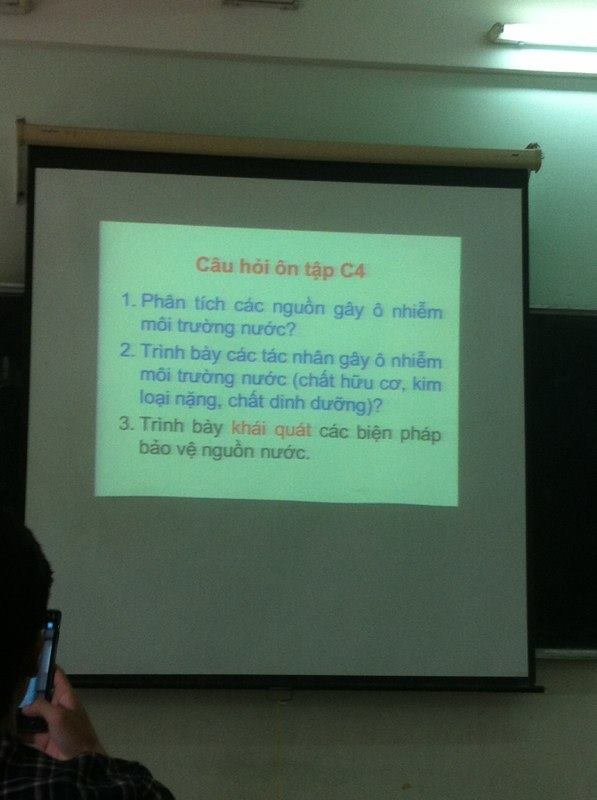
#> input picture images/18554788_955773117898284_84377792_n.jpg, 597 x 800 px
$ python -i scanFixed.py   (imports and definitions only)
#> lines starting #> are read from the running program, lines starting #| are printed output that depends on the picture; after the words box and inside, x2 and y2 are one past the last pixel; in counts of white or black regions, pixels touching at a corner belong together
#> further down, picture is the input picture: shape (800, 597, 3); mean B, G, R 83.5, 101, 76.7
#  https://www.pyimagesearch.com/2014/09/01/build-kick-ass-mobile-document-scanner-just-5-minutes/
# USAGE
# python scan.py --image images/page.jpg

# import the necessary packages
# from pyimageSearch.transform import four_point_transform

from skimage.filters import threshold_local
import numpy as np
import argparse
import cv2
import imutils
from PIL import ImageEnhance, Image


def scan(image):
	image_file = Image.fromarray(image)
	image_file = ImageEnhance.Contrast(image_file).enhance(3.5)
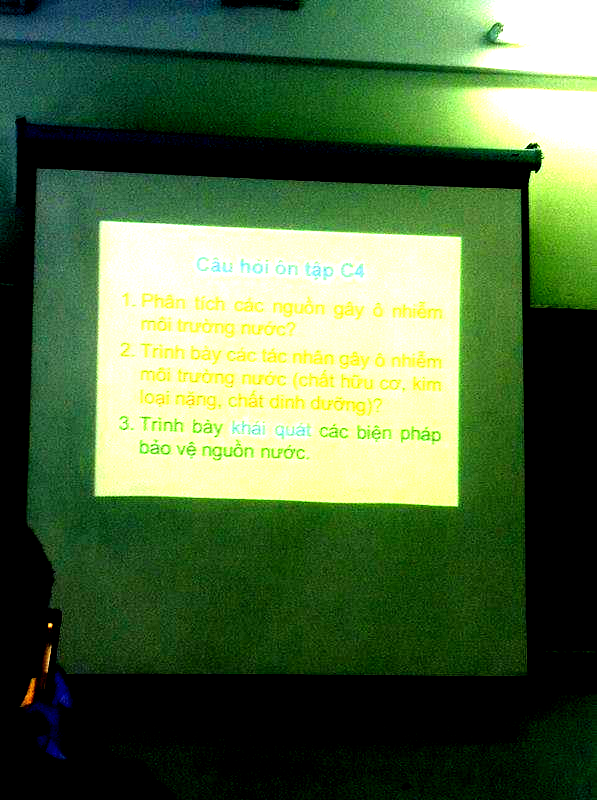
#> image_file: PIL image 597x800 RGB; mean R, G, B 80.1, 107.1, 66.1
	# image = image_file.convert('L')  # convert image to monochrome
	image = np.array(image)
	point = 4
	# construct the argument parser and parse the arguments

	# load the image and compute the ratio of the old height
	# to the new height, clone it, and resize it
	ratio = image.shape[0] / 500.0
#> ratio = 1.6
	orig = image.copy()
	image = imutils.resize(image, height = 500)

	# convert the image to grayscale, blur it, and find edges
	# in the image
	# gray = cv2.cvtColor(image, cv2.COLOR_BGR2GRAY)
	gray = cv2.cvtColor(image, cv2.COLOR_BGR2RGB)

	gray = cv2.GaussianBlur(gray, (5, 5), 0)
	edged = cv2.Canny(gray, 75, 200)
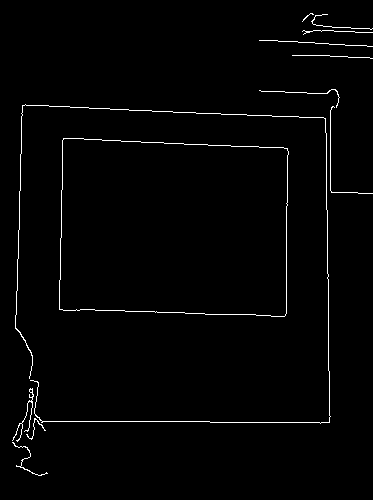
#> edged: shape (500, 373); 1.6% white in thin lines or dots, all inside (x1, y1, x2, y2) = (12, 13, 373, 476)

	# show the original image and the edge detected image
	print("STEP 1: Edge Detection")
	# [7 lines of commented-out code are left out]
	cnts = cv2.findContours(edged.copy(), cv2.RETR_LIST, cv2.CHAIN_APPROX_SIMPLE)
#> cnts = 14 contours, 10 with area under 20; largest, box (x1, y1, x2, y2) and area: (59, 138, 289, 317) 38222, (59, 138, 289, 317) 38220, (12, 388, 34, 442) 27, (15, 104, 331, 424) 24

	cnts = imutils.grab_contours(cnts)
	cnts = sorted(cnts, key = cv2.contourArea, reverse = True)[:5]
#> cnts = 5 contours, 1 with area under 20; largest, box (x1, y1, x2, y2) and area: (59, 138, 289, 317) 38222, (59, 138, 289, 317) 38220, (12, 388, 34, 442) 27, (15, 104, 331, 424) 24

	# loop over the contours
	for c in cnts:

		# approximate the contour
		peri = cv2.arcLength(c, True) # chu vi


		approx = cv2.approxPolyDP(c, 0.02 * peri, True)
		print(">>> approx: " + str(len(approx)))
		# print("approx" + str([approx]))

		# print("[approx][1]: " + str(approx[1][0][1]))

		# if our approximated contour has four points, then we
		# can assume that we have found our screen
		if len(approx) == 4 :
			screenCnt = approx
			break
		else:
			# [36 lines of commented-out code are left out]

			orig2 = image.copy()
			fourpoint = []
			# mouse callback function

			# [10 lines left out: function draw_circle, not called in this run]

			cv2.namedWindow('DRAW')
			cv2.setMouseCallback('DRAW',draw_circle)


			while(1):
				cv2.imshow('DRAW',orig2)


				if cv2.waitKey(20) & 0xFF == 27:
					break
				# cv2.waitKey(0)
			cv2.destroyAllWindows()

			screenCnt = np.array(fourpoint, np.int32)
			break
#> this loop made 1 pass
#> (peri, screenCnt) on pass 1: (802.1, [[63, 138], [59, 309], [285, 315], [287, 148]])
#| >>> approx: 4

	# show the contour (outline) of the piece of paper
	print(">>> screenCnt: " + str(screenCnt))
#| >>> screenCnt: [[[ 63 138]]
#|  [[ 59 309]]
#|  [[285 315]]
#|  [[287 148]]]
	print("STEP 2: Find contours of paper")
	cv2.drawContours(image, [screenCnt], -1, (0, 255, 0), 2)
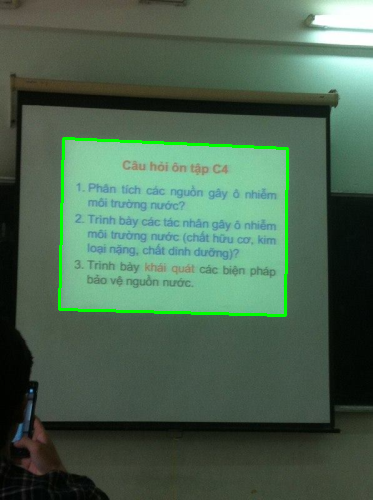
#> image: shape (500, 373, 3); mean B, G, R 82, 102.3, 75.3
	# cv2.imshow("Outline", image)
	# cv2.waitKey(0)
	# cv2.destroyAllWindows()
	scanImage = scanFromPoint(screenCnt.reshape(point, 2) * ratio, orig, 650)

	cv2.waitKey(0)
	return scanImage

def scanFromPoint(pts, image, height):
	# apply the four point transform to obtain a top-down
	# view of the original image
	warped = four_point_transform(image, pts)

	# convert the warped image to grayscale, then threshold it
	# to give it that 'black and white' paper effect
	# warped = cv2.cvtColor(warped, cv2.COLOR_BGR2GRAY)
	warped = cv2.cvtColor(warped, cv2.COLOR_BGR2RGB)
	# T = threshold_local(warped, 11, offset = 10, method = "gaussian")
	# warped = (warped > T).astype("uint8") * 255

	# show the original and scanned images
	print("STEP 3: Apply perspective transform")
	# cv2.imshow("Original", imutils.resize(image, height = 650))
	cv2.imshow("Scanned", imutils.resize(warped, height = height))

	return imutils.resize(warped, height = height)

def order_points(pts):
	# initialzie a list of coordinates that will be ordered
	# such that the first entry in the list is the top-left,
	# the second entry is the top-right, the third is the
	# bottom-right, and the fourth is the bottom-left
	rect = np.zeros((4, 2), dtype = "float32")

	# the top-left point will have the smallest sum, whereas
	# the bottom-right point will have the largest sum
	s = pts.sum(axis = 1)
#> s = [321.6, 588.8, 960, 696]
	rect[0] = pts[np.argmin(s)]
	rect[2] = pts[np.argmax(s)]

	# now, compute the difference between the points, the
	# top-right point will have the smallest difference,
	# whereas the bottom-left will have the largest difference
	diff = np.diff(pts, axis = 1)
#> diff = [120, 400, 48, -222.4]
	rect[1] = pts[np.argmin(diff)]
	rect[3] = pts[np.argmax(diff)]

	# return the ordered coordinates
	return rect

def four_point_transform(image, pts):
	# obtain a consistent order of the points and unpack them
	# individually
	rect = order_points(pts)
#> rect = [[100.8, 220.8], [459.2, 236.8], [456, 504], [94.4, 494.4]]
	(tl, tr, br, bl) = rect
#> tl = [100.8, 220.8]; tr = [459.2, 236.8]; br = [456, 504]; bl = [94.4, 494.4]

	# compute the width of the new image, which will be the
	# maximum distance between bottom-right and bottom-left
	# x-coordiates or the top-right and top-left x-coordinates
	widthA = np.sqrt(((br[0] - bl[0]) ** 2) + ((br[1] - bl[1]) ** 2))
#> widthA = 361.7
	widthB = np.sqrt(((tr[0] - tl[0]) ** 2) + ((tr[1] - tl[1]) ** 2))
#> widthB = 358.8
	maxWidth = max(int(widthA), int(widthB))
#> maxWidth = 361

	# compute the height of the new image, which will be the
	# maximum distance between the top-right and bottom-right
	# y-coordinates or the top-left and bottom-left y-coordinates
	heightA = np.sqrt(((tr[0] - br[0]) ** 2) + ((tr[1] - br[1]) ** 2))
#> heightA = 267.2
	heightB = np.sqrt(((tl[0] - bl[0]) ** 2) + ((tl[1] - bl[1]) ** 2))
#> heightB = 273.7
	maxHeight = max(int(heightA), int(heightB))
#> maxHeight = 273

	# now that we have the dimensions of the new image, construct
	# the set of destination points to obtain a "birds eye view",
	# (i.e. top-down view) of the image, again specifying points
	# in the top-left, top-right, bottom-right, and bottom-left
	# order
	dst = np.array([
		[0, 0],
		[maxWidth - 1, 0],
		[maxWidth - 1, maxHeight - 1],
		[0, maxHeight - 1]], dtype = "float32")
#> dst = [[0, 0], [360, 0], [360, 272], [0, 272]]

	# compute the perspective transform matrix and then apply it
	M = cv2.getPerspectiveTransform(rect, dst)
#> M = [[0.98, 0.0229, -103.8], [-0.0447, 1, -216.7], [-6.74e-05, 3.03e-05, 1]]
	warped = cv2.warpPerspective(image, M, (maxWidth, maxHeight))
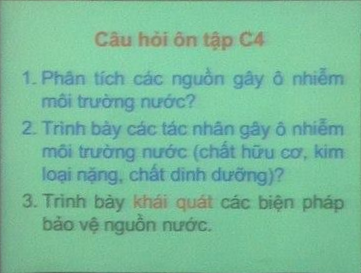
#> warped: shape (273, 361, 3); mean B, G, R 155.6, 188.5, 121.2

	# return the warped image
	return warped

# ############################# Xoay ảnh (nhưng cái này không dùng) #####################
# [95 lines left out: functions textSkewCorrection, drawROI, drawROIRectangle, not called in this run]

>>> import cv2
>>> picture = cv2.imread('images/18554788_955773117898284_84377792_n.jpg')
>>> result = scan(picture)
#> in scanFromPoint, `cv2.imshow("Scanned", imutils.resize(warped, height = height))`:
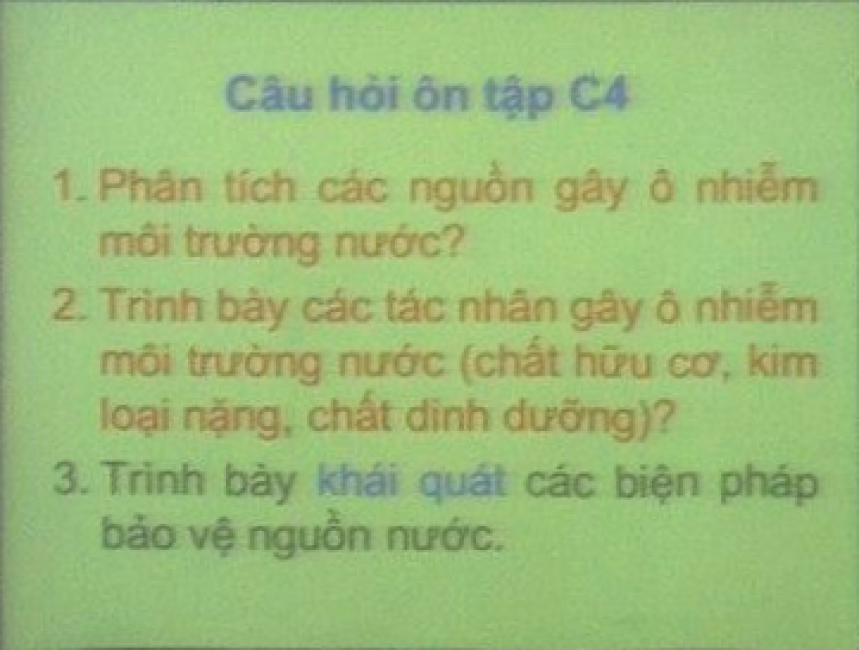
#> window 'Scanned': shape (650, 859, 3); mean B, G, R 121.1, 188.5, 155.5
